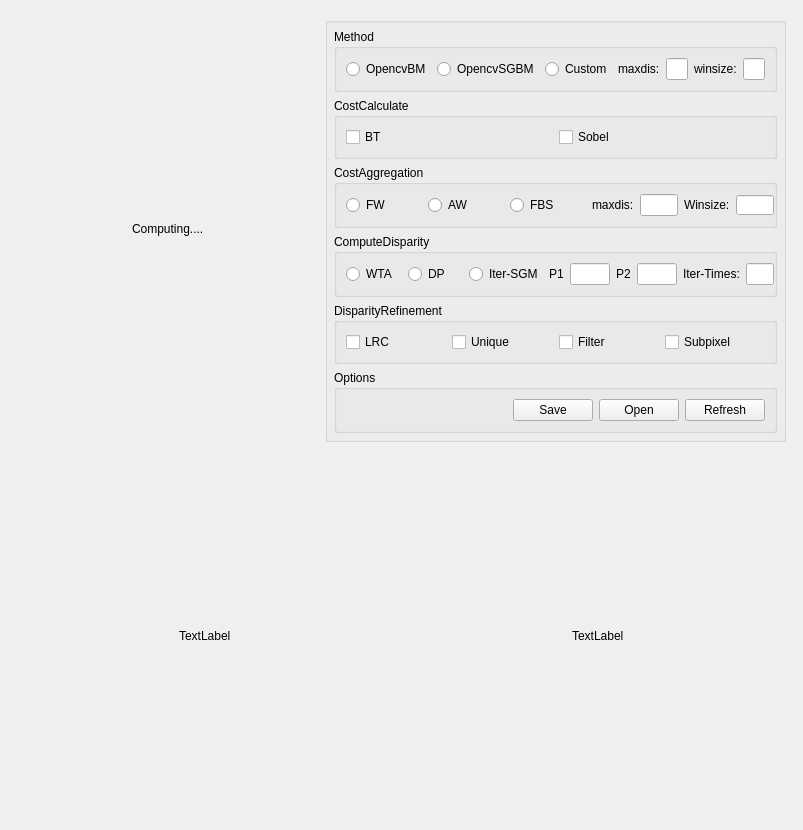
<?xml version="1.0" encoding="UTF-8"?>
<ui version="4.0">
 <class>StereoForm</class>
 <widget class="QWidget" name="StereoForm">
  <property name="geometry">
   <rect>
    <x>0</x>
    <y>0</y>
    <width>803</width>
    <height>830</height>
   </rect>
  </property>
  <property name="windowTitle">
   <string>Form</string>
  </property>
  <layout class="QVBoxLayout" name="verticalLayout" stretch="1,1">
   <item>
    <layout class="QHBoxLayout" name="horizontalLayout" stretch="1,1">
     <property name="leftMargin">
      <number>6</number>
     </property>
     <property name="topMargin">
      <number>6</number>
     </property>
     <property name="rightMargin">
      <number>6</number>
     </property>
     <property name="bottomMargin">
      <number>6</number>
     </property>
     <item>
      <widget class="QWidget" name="disBorder" native="true">
       <layout class="QHBoxLayout" name="horizontalLayout_3">
        <property name="spacing">
         <number>0</number>
        </property>
        <property name="leftMargin">
         <number>0</number>
        </property>
        <property name="topMargin">
         <number>0</number>
        </property>
        <property name="rightMargin">
         <number>0</number>
        </property>
        <property name="bottomMargin">
         <number>0</number>
        </property>
        <item alignment="Qt::AlignHCenter|Qt::AlignVCenter">
         <widget class="QLabel" name="disLabel">
          <property name="text">
           <string>Computing....</string>
          </property>
         </widget>
        </item>
       </layout>
      </widget>
     </item>
     <item>
      <widget class="QGroupBox" name="groupBox">
       <property name="title">
        <string/>
       </property>
       <layout class="QVBoxLayout" name="verticalLayout_4" stretch="1,1,1,1,1,0">
        <property name="spacing">
         <number>6</number>
        </property>
        <property name="leftMargin">
         <number>6</number>
        </property>
        <property name="topMargin">
         <number>6</number>
        </property>
        <property name="rightMargin">
         <number>6</number>
        </property>
        <property name="bottomMargin">
         <number>6</number>
        </property>
        <item>
         <widget class="QGroupBox" name="groupBox_2">
          <property name="title">
           <string>Method</string>
          </property>
          <layout class="QHBoxLayout" name="horizontalLayout_6" stretch="2,2,2,1,1,1,1">
           <item>
            <widget class="QRadioButton" name="radioButton_2">
             <property name="text">
              <string>OpencvBM</string>
             </property>
            </widget>
           </item>
           <item>
            <widget class="QRadioButton" name="radioButton_3">
             <property name="text">
              <string>OpencvSGBM</string>
             </property>
            </widget>
           </item>
           <item>
            <widget class="QRadioButton" name="radioButton">
             <property name="text">
              <string>Custom</string>
             </property>
            </widget>
           </item>
           <item>
            <widget class="QLabel" name="label_3">
             <property name="text">
              <string>maxdis:</string>
             </property>
            </widget>
           </item>
           <item>
            <widget class="QLineEdit" name="lineEdit_3">
             <property name="maximumSize">
              <size>
               <width>40</width>
               <height>16777215</height>
              </size>
             </property>
            </widget>
           </item>
           <item>
            <widget class="QLabel" name="label_4">
             <property name="text">
              <string>winsize:</string>
             </property>
            </widget>
           </item>
           <item>
            <widget class="QLineEdit" name="lineEdit_4">
             <property name="maximumSize">
              <size>
               <width>40</width>
               <height>16777215</height>
              </size>
             </property>
            </widget>
           </item>
          </layout>
         </widget>
        </item>
        <item>
         <widget class="QGroupBox" name="groupBox_3">
          <property name="title">
           <string>CostCalculate</string>
          </property>
          <layout class="QHBoxLayout" name="horizontalLayout_9">
           <item>
            <widget class="QCheckBox" name="checkBox">
             <property name="text">
              <string>BT</string>
             </property>
            </widget>
           </item>
           <item>
            <widget class="QCheckBox" name="checkBox_2">
             <property name="text">
              <string>Sobel</string>
             </property>
            </widget>
           </item>
          </layout>
         </widget>
        </item>
        <item>
         <widget class="QGroupBox" name="groupBox_4">
          <property name="title">
           <string>CostAggregation</string>
          </property>
          <layout class="QHBoxLayout" name="horizontalLayout_4" stretch="2,2,2,1,1,1,1">
           <property name="rightMargin">
            <number>0</number>
           </property>
           <item>
            <widget class="QRadioButton" name="radioButton_4">
             <property name="text">
              <string>FW</string>
             </property>
            </widget>
           </item>
           <item>
            <widget class="QRadioButton" name="radioButton_5">
             <property name="text">
              <string>AW</string>
             </property>
            </widget>
           </item>
           <item>
            <widget class="QRadioButton" name="radioButton_6">
             <property name="text">
              <string>FBS</string>
             </property>
            </widget>
           </item>
           <item>
            <widget class="QLabel" name="label_5">
             <property name="text">
              <string>maxdis:</string>
             </property>
            </widget>
           </item>
           <item>
            <widget class="QLineEdit" name="lineEdit_5">
             <property name="maximumSize">
              <size>
               <width>40</width>
               <height>16777215</height>
              </size>
             </property>
            </widget>
           </item>
           <item alignment="Qt::AlignRight">
            <widget class="QLabel" name="label">
             <property name="text">
              <string>Winsize:</string>
             </property>
            </widget>
           </item>
           <item>
            <widget class="QLineEdit" name="lineEdit">
             <property name="maximumSize">
              <size>
               <width>40</width>
               <height>20</height>
              </size>
             </property>
            </widget>
           </item>
          </layout>
         </widget>
        </item>
        <item>
         <widget class="QGroupBox" name="groupBox_5">
          <property name="title">
           <string>ComputeDisparity</string>
          </property>
          <layout class="QHBoxLayout" name="horizontalLayout_5" stretch="2,2,2,0,0,0,0,1,1">
           <property name="rightMargin">
            <number>0</number>
           </property>
           <item>
            <widget class="QRadioButton" name="radioButton_7">
             <property name="text">
              <string>WTA</string>
             </property>
            </widget>
           </item>
           <item>
            <widget class="QRadioButton" name="radioButton_9">
             <property name="text">
              <string>DP</string>
             </property>
            </widget>
           </item>
           <item>
            <widget class="QRadioButton" name="radioButton_8">
             <property name="text">
              <string>Iter-SGM</string>
             </property>
            </widget>
           </item>
           <item>
            <widget class="QLabel" name="label_6">
             <property name="text">
              <string>P1</string>
             </property>
            </widget>
           </item>
           <item>
            <widget class="QLineEdit" name="lineEdit_6">
             <property name="maximumSize">
              <size>
               <width>40</width>
               <height>16777215</height>
              </size>
             </property>
            </widget>
           </item>
           <item>
            <widget class="QLabel" name="label_7">
             <property name="text">
              <string>P2</string>
             </property>
            </widget>
           </item>
           <item>
            <widget class="QLineEdit" name="lineEdit_7">
             <property name="maximumSize">
              <size>
               <width>40</width>
               <height>16777215</height>
              </size>
             </property>
            </widget>
           </item>
           <item>
            <widget class="QLabel" name="label_2">
             <property name="text">
              <string>Iter-Times:</string>
             </property>
            </widget>
           </item>
           <item>
            <widget class="QLineEdit" name="lineEdit_2">
             <property name="maximumSize">
              <size>
               <width>40</width>
               <height>16777215</height>
              </size>
             </property>
            </widget>
           </item>
          </layout>
         </widget>
        </item>
        <item>
         <widget class="QGroupBox" name="groupBox_6">
          <property name="title">
           <string>DisparityRefinement</string>
          </property>
          <layout class="QHBoxLayout" name="horizontalLayout_7">
           <item>
            <widget class="QCheckBox" name="checkBox_3">
             <property name="text">
              <string>LRC</string>
             </property>
            </widget>
           </item>
           <item>
            <widget class="QCheckBox" name="checkBox_4">
             <property name="text">
              <string>Unique</string>
             </property>
            </widget>
           </item>
           <item>
            <widget class="QCheckBox" name="checkBox_5">
             <property name="text">
              <string>Filter</string>
             </property>
            </widget>
           </item>
           <item>
            <widget class="QCheckBox" name="checkBox_6">
             <property name="text">
              <string>Subpixel</string>
             </property>
            </widget>
           </item>
          </layout>
         </widget>
        </item>
        <item>
         <widget class="QGroupBox" name="groupBox_7">
          <property name="title">
           <string>Options</string>
          </property>
          <layout class="QHBoxLayout" name="horizontalLayout_8" stretch="3,1,1,1">
           <item>
            <spacer name="horizontalSpacer">
             <property name="orientation">
              <enum>Qt::Horizontal</enum>
             </property>
             <property name="sizeHint" stdset="0">
              <size>
               <width>40</width>
               <height>20</height>
              </size>
             </property>
            </spacer>
           </item>
           <item>
            <widget class="QPushButton" name="pushButton">
             <property name="text">
              <string>Save</string>
             </property>
            </widget>
           </item>
           <item>
            <widget class="QPushButton" name="pushButton_2">
             <property name="text">
              <string>Open</string>
             </property>
            </widget>
           </item>
           <item>
            <widget class="QPushButton" name="pushButton_3">
             <property name="text">
              <string>Refresh</string>
             </property>
            </widget>
           </item>
          </layout>
         </widget>
        </item>
       </layout>
      </widget>
     </item>
    </layout>
   </item>
   <item>
    <layout class="QHBoxLayout" name="horizontalLayout_2" stretch="1,1">
     <item>
      <widget class="QWidget" name="leftBorder" native="true">
       <layout class="QVBoxLayout" name="verticalLayout_2">
        <property name="spacing">
         <number>0</number>
        </property>
        <property name="leftMargin">
         <number>0</number>
        </property>
        <property name="topMargin">
         <number>0</number>
        </property>
        <property name="rightMargin">
         <number>0</number>
        </property>
        <property name="bottomMargin">
         <number>0</number>
        </property>
        <item alignment="Qt::AlignHCenter|Qt::AlignVCenter">
         <widget class="QLabel" name="leftLabel">
          <property name="text">
           <string>TextLabel</string>
          </property>
         </widget>
        </item>
       </layout>
      </widget>
     </item>
     <item>
      <widget class="QWidget" name="rightBorder" native="true">
       <layout class="QVBoxLayout" name="verticalLayout_3">
        <property name="spacing">
         <number>0</number>
        </property>
        <property name="leftMargin">
         <number>0</number>
        </property>
        <property name="topMargin">
         <number>0</number>
        </property>
        <property name="rightMargin">
         <number>0</number>
        </property>
        <property name="bottomMargin">
         <number>0</number>
        </property>
        <item alignment="Qt::AlignHCenter|Qt::AlignVCenter">
         <widget class="QLabel" name="rightLabel">
          <property name="text">
           <string>TextLabel</string>
          </property>
         </widget>
        </item>
       </layout>
      </widget>
     </item>
    </layout>
   </item>
  </layout>
 </widget>
 <resources/>
 <connections/>
</ui>
